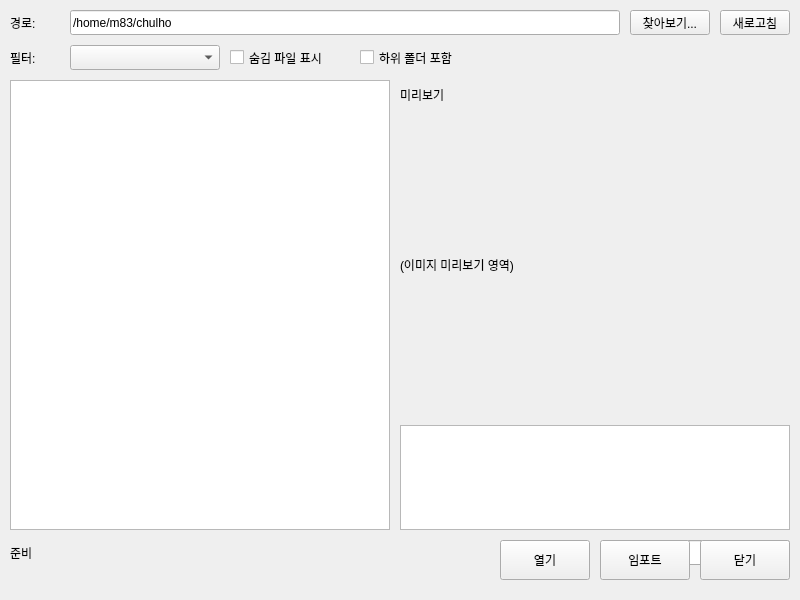
<?xml version='1.0' encoding='utf-8'?>
<ui version="4.0">
  <class>vfx_file_browser</class>
  <widget class="QMainWindow" name="vfx_file_browser">
    <property name="geometry">
      <rect>
        <x>0</x>
        <y>0</y>
        <width>800</width>
        <height>600</height>
      </rect>
    </property>
    <property name="windowTitle">
      <string>vfx_file_browser</string>
    </property>
    <widget class="QLabel" name="pathLabel">
      <property name="text">
        <string>경로:</string>
      </property>
      <property name="geometry">
        <rect>
          <x>10</x>
          <y>10</y>
          <width>50</width>
          <height>25</height>
        </rect>
      </property>
    </widget>
    <widget class="QLineEdit" name="pathInput">
      <property name="text">
        <string>/home/m83/chulho</string>
      </property>
      <property name="geometry">
        <rect>
          <x>70</x>
          <y>10</y>
          <width>550</width>
          <height>25</height>
        </rect>
      </property>
    </widget>
    <widget class="QPushButton" name="browseButton">
      <property name="text">
        <string>찾아보기...</string>
      </property>
      <property name="geometry">
        <rect>
          <x>630</x>
          <y>10</y>
          <width>80</width>
          <height>25</height>
        </rect>
      </property>
    </widget>
    <widget class="QPushButton" name="refreshButton">
      <property name="text">
        <string>새로고침</string>
      </property>
      <property name="geometry">
        <rect>
          <x>720</x>
          <y>10</y>
          <width>70</width>
          <height>25</height>
        </rect>
      </property>
    </widget>
    <widget class="QLabel" name="filterLabel">
      <property name="text">
        <string>필터:</string>
      </property>
      <property name="geometry">
        <rect>
          <x>10</x>
          <y>45</y>
          <width>50</width>
          <height>25</height>
        </rect>
      </property>
    </widget>
    <widget class="QComboBox" name="filterCombo">
      <property name="geometry">
        <rect>
          <x>70</x>
          <y>45</y>
          <width>150</width>
          <height>25</height>
        </rect>
      </property>
    </widget>
    <widget class="QCheckBox" name="showHiddenCheck">
      <property name="text">
        <string>숨김 파일 표시</string>
      </property>
      <property name="geometry">
        <rect>
          <x>230</x>
          <y>45</y>
          <width>120</width>
          <height>25</height>
        </rect>
      </property>
    </widget>
    <widget class="QCheckBox" name="recursiveCheck">
      <property name="text">
        <string>하위 폴더 포함</string>
      </property>
      <property name="geometry">
        <rect>
          <x>360</x>
          <y>45</y>
          <width>120</width>
          <height>25</height>
        </rect>
      </property>
    </widget>
    <widget class="QListWidget" name="fileList">
      <property name="geometry">
        <rect>
          <x>10</x>
          <y>80</y>
          <width>380</width>
          <height>450</height>
        </rect>
      </property>
    </widget>
    <widget class="QLabel" name="previewLabel">
      <property name="text">
        <string>미리보기</string>
      </property>
      <property name="geometry">
        <rect>
          <x>400</x>
          <y>80</y>
          <width>390</width>
          <height>30</height>
        </rect>
      </property>
    </widget>
    <widget class="QLabel" name="previewImage">
      <property name="text">
        <string>(이미지 미리보기 영역)</string>
      </property>
      <property name="geometry">
        <rect>
          <x>400</x>
          <y>115</y>
          <width>390</width>
          <height>300</height>
        </rect>
      </property>
    </widget>
    <widget class="QTextEdit" name="fileInfo">
      <property name="geometry">
        <rect>
          <x>400</x>
          <y>425</y>
          <width>390</width>
          <height>105</height>
        </rect>
      </property>
    </widget>
    <widget class="QLabel" name="statusLabel">
      <property name="text">
        <string>준비</string>
      </property>
      <property name="geometry">
        <rect>
          <x>10</x>
          <y>540</y>
          <width>600</width>
          <height>25</height>
        </rect>
      </property>
    </widget>
    <widget class="QProgressBar" name="progressBar">
      <property name="geometry">
        <rect>
          <x>620</x>
          <y>540</y>
          <width>170</width>
          <height>25</height>
        </rect>
      </property>
    </widget>
    <widget class="QPushButton" name="openButton">
      <property name="text">
        <string>열기</string>
      </property>
      <property name="geometry">
        <rect>
          <x>500</x>
          <y>540</y>
          <width>90</width>
          <height>40</height>
        </rect>
      </property>
    </widget>
    <widget class="QPushButton" name="importButton">
      <property name="text">
        <string>임포트</string>
      </property>
      <property name="geometry">
        <rect>
          <x>600</x>
          <y>540</y>
          <width>90</width>
          <height>40</height>
        </rect>
      </property>
    </widget>
    <widget class="QPushButton" name="closeButton">
      <property name="text">
        <string>닫기</string>
      </property>
      <property name="geometry">
        <rect>
          <x>700</x>
          <y>540</y>
          <width>90</width>
          <height>40</height>
        </rect>
      </property>
    </widget>
  </widget>
</ui>
